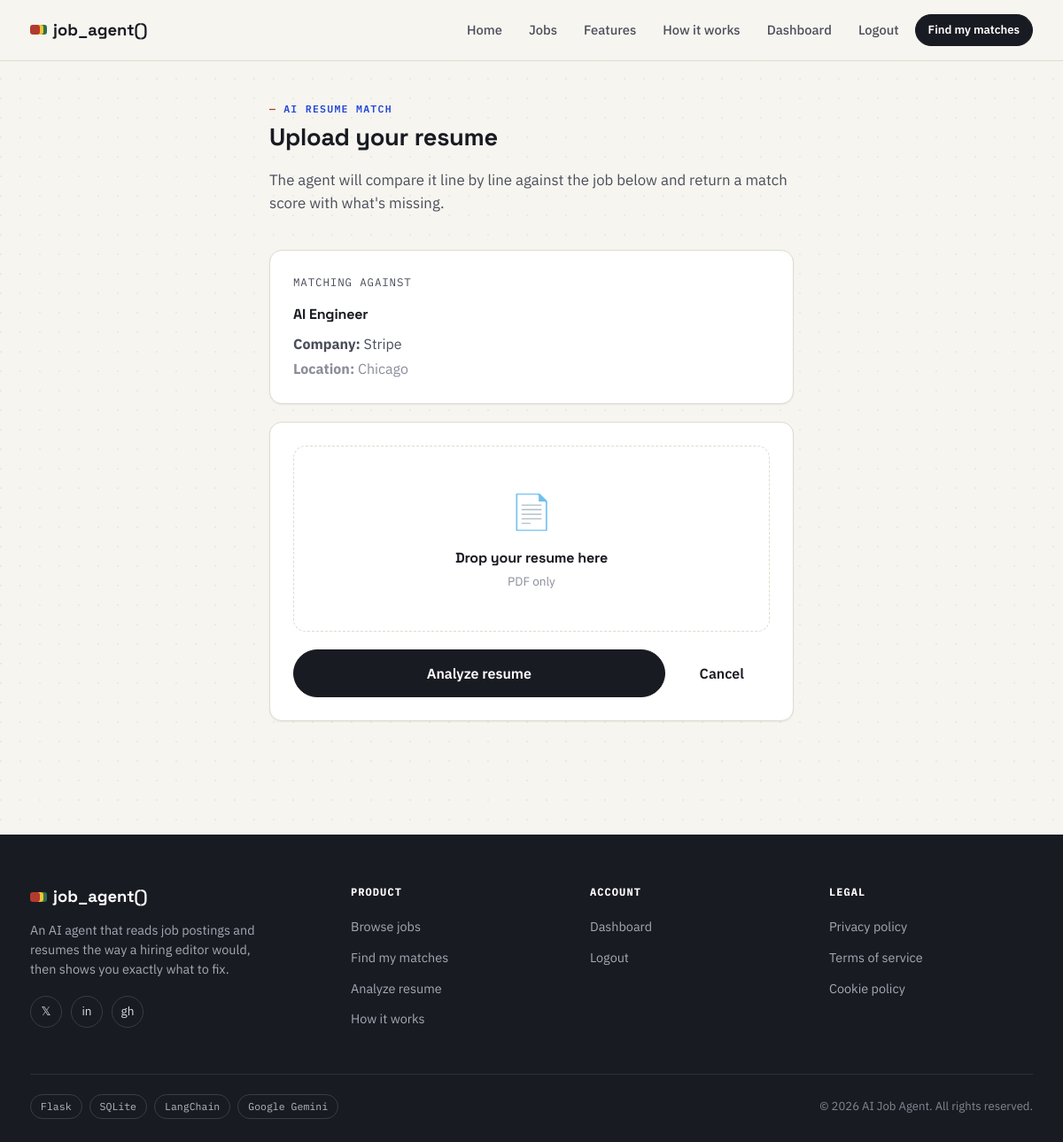
Page /upload_resume/1 (signed in) on the committed database.
### database/models.py (models this page shows)
class Job(Base):
    __tablename__ = "jobs"
    id = Column(Integer, primary_key=True)
    company = Column(
        String,
        nullable=False
    )
    title = Column(
        String,
        nullable=False
    )
    skills = Column(
    Text,
    nullable=True
    )
    location = Column(String)
    experience = Column(String)
    salary = Column(String)
    source = Column(String)
    posted_date = Column(String)
    description = Column(Text)
    url = Column(
        String,
        unique=True,
        nullable=False
    )
    match_score = Column(
        Integer,
        default=0
    )
    status = Column(
        String(20),
        default="active",
        nullable=False
    )
    last_seen = Column(
        DateTime,
        default=datetime.utcnow,
        nullable=False
    )
    last_scrape_id = Column(
        Integer,
        nullable=True
    )
    created_at = Column(
        DateTime,
        default=datetime.utcnow,
        nullable=False
    )
    updated_at = Column(
        DateTime,
        default=datetime.utcnow,
        onupdate=datetime.utcnow,
        nullable=False
    )
    expires_at = Column(
        DateTime,
        nullable=True
    )

### dashboard/app.py (the view, shortened to what this page needs)
@app.route("/upload_resume/<int:job_id>", methods=["GET", "POST"])
@login_required
def upload_resume(job_id):
    session = SessionLocal()
    try:
        job = session.query(Job).filter(Job.id == job_id).first()
        if not job:
            return "Job Not Found", 404
        cleaned_description = clean_job_description(job.description)
        return render_template(
            "upload_resume.html",
            job=job,
            cleaned_description=cleaned_description
        )
    finally:
        session.close()

### utils/text_cleaner.py (called while the page is built, shortened)
def clean_job_description(text):
    if not text:
        return ""

### templates/upload_resume.html (shortened to what this page needs)
{% extends "base.html" %}
{% block content %}
<div class="container-narrow" style="padding:40px 24px 56px;">
  <div class="page-head" style="padding:0 0 24px;">
    <span class="eyebrow">AI RESUME MATCH</span>
    <h1 style="font-size:1.7rem;">Upload your resume</h1>
    <p class="lead">The agent will compare it line by line against the job below and return a match score with what's missing.</p>
  </div>
  <div class="card" style="margin-bottom:20px;">
    <div class="card-body">
      <div class="section-title">Matching against</div>
      <h4 style="margin-bottom:8px;">{{ job.title }}</h4>
      <p style="margin-bottom:4px;"><strong>Company:</strong> {{ job.company }}</p>
      <p style="color:var(--ink-faint);margin-bottom:0;"><strong>Location:</strong> {{ job.location if job.location else "Remote / Not specified" }}</p>
    </div>
  </div>
  <div class="card">
    <div class="card-body">
      <form id="resumeForm" data-loading action="{{ url_for('upload_resume', job_id=job.id) }}" method="POST" enctype="multipart/form-data">
        <div class="dropzone" id="dropzone">
          <div class="icon">📄</div>
          <h4>Drop your resume here</h4>
          <p class="hint">PDF only</p>
        </div>
        <div style="display:flex;gap:10px;margin-top:20px;">
          <button type="submit" class="btn btn-primary btn-lg" style="flex:1;">Analyze resume</button>
          <a href="{{ url_for('index') }}" class="btn btn-ghost btn-lg">Cancel</a>
        </div>
      </form>
    </div>
  </div>
</div>
{% endblock %}

### static/css/main.css (style rules this page uses)
:root { --paper: #F6F5F0; --paper-2: #FFFFFF; --paper-3: #EFEDE4; --ink: #191B22; --ink-soft: #4B4E5A; --ink-faint: #8A8D99; --line: #DEDBCE; --line-2: #E8E6DC; --ballpoint: #2647D9; --ballpoint-dark: #1B34A8; --ballpoint-tint: #EAEEFC; --pass: #2F6F4E; --pass-tint: #E4F0E8; --fail: #B23A2E; --fail-tint: #FBEAE7; --mark: #F2C230; --mark-dark: #C79A0F; --shadow-1: 0 1px 2px rgba(25,27,34,.06); --shadow-2: 0 6px 20px rgba(25,27,34,.08); --shadow-stamp: 0 3px 0 rgba(178,58,46,.15); --radius: 14px; --radius-sm: 8px; --font-display: 'Space Grotesk', 'Segoe UI', sans-serif; --font-body: 'IBM Plex Sans', 'Segoe UI', sans-serif; --font-mono: 'IBM Plex Mono', 'Courier New', monospace; }
*,*::before,*::after { box-sizing:border-box; }
html { scroll-behavior:smooth; }
body { margin:0; background:var(--paper); color:var(--ink); font-family:var(--font-body); font-size:16px; line-height:1.55; -webkit-font-smoothing:antialiased; background-image: radial-gradient(circle at 1px 1px, rgba(25,27,34,.05) 1px, transparent 0); background-size:22px 22px; }
a { color:var(--ballpoint); text-decoration:none; }
h1,h2,h3,h4,h5 { font-family:var(--font-display); font-weight:700; letter-spacing:-0.01em; margin:0 0 .5em; color:var(--ink); }
p { margin:0 0 1em; color:var(--ink-soft); }
button { font-family:inherit; }
.container-narrow { width:100%; max-width:640px; margin:0 auto; padding:0 24px; }
.eyebrow { display:inline-flex; align-items:center; gap:8px; font-family:var(--font-mono); font-size:.72rem; font-weight:600; text-transform:uppercase; letter-spacing:.11em; color:var(--ballpoint); }
.eyebrow::before { content:"—"; color:var(--fail); }
.lead { font-size:1.05rem; color:var(--ink-soft); max-width:60ch; }
.btn { display:inline-flex; align-items:center; justify-content:center; gap:8px; padding:11px 20px; border-radius:999px; border:1.5px solid transparent; font-family:var(--font-body); font-weight:600; font-size:.92rem; cursor:pointer; transition:transform .12s ease, box-shadow .12s ease, background .12s ease, border-color .12s ease; white-space:nowrap; }
.btn-primary { background:var(--ink); color:#fff; border-color:var(--ink); }
.btn-ghost { background:transparent; color:var(--ink); border-color:transparent; padding-left:8px; padding-right:8px; }
.btn-lg { padding:14px 28px; font-size:1rem; }
.card { background:var(--paper-2); border:1px solid var(--line); border-radius:var(--radius); box-shadow:var(--shadow-1); }
.card-body { padding:26px; }
.page-head { padding:38px 0 26px; }
.page-head h1 { font-size:2rem; }
.dropzone { border:1.5px dashed var(--line); border-radius:var(--radius); padding:44px 24px; text-align:center; cursor:pointer; position:relative; transition:border-color .15s ease, background .15s ease; }
.dropzone .icon { font-size:2.4rem; margin-bottom:10px; }
.dropzone h4 { margin-bottom:4px; }
.dropzone .hint { color:var(--ink-faint); font-size:.85rem; margin:0; }
.section-title { font-family:var(--font-mono); font-size:.78rem; text-transform:uppercase; letter-spacing:.07em; color:var(--ink-soft); margin-bottom:14px; }

### rows in the picture
Job: title "AI Engineer", company "Stripe", location "Chicago"
